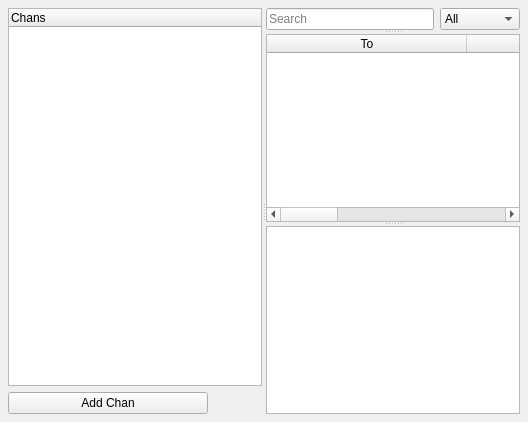
      <widget class="QWidget" name="chans">
       <attribute name="icon">
        <iconset resource="bitmessage_icons.qrc">
         <normaloff>:/newPrefix/images/can-icon-16px.png</normaloff>:/newPrefix/images/can-icon-16px.png</iconset>
       </attribute>
       <attribute name="title">
        <string>Chans</string>
       </attribute>
       <layout class="QVBoxLayout" name="chansLayout">
        <property name="leftMargin">
         <number>8</number>
        </property>
        <property name="topMargin">
         <number>8</number>
        </property>
        <property name="rightMargin">
         <number>8</number>
        </property>
        <property name="bottomMargin">
         <number>8</number>
        </property>
        <item>
         <widget class="SSplitter" name="chansHorizontalSplitter">
          <property name="orientation">
           <enum>Qt::Horizontal</enum>
          </property>
          <widget class="QWidget" name="chansIdentitiesWidget">
           <layout class="QVBoxLayout">
            <item>
             <widget class="QTreeWidget" name="treeWidgetChans">
              <property name="contextMenuPolicy">
               <enum>Qt::CustomContextMenu</enum>
              </property>
              <property name="frameShadow">
               <enum>QFrame::Sunken</enum>
              </property>
              <property name="lineWidth">
               <number>1</number>
              </property>
              <property name="alternatingRowColors">
               <bool>true</bool>
              </property>
              <property name="selectionMode">
               <enum>QAbstractItemView::SingleSelection</enum>
              </property>
              <property name="selectionBehavior">
               <enum>QAbstractItemView::SelectRows</enum>
              </property>
              <column>
               <property name="text">
                <string>Chans</string>
               </property>
               <property name="icon">
                <iconset>
                 <selectedoff>:/newPrefix/images/can-icon-16px.png</selectedoff>
                </iconset>
               </property>
              </column>
             </widget>
            </item>
            <item>
             <widget class="QPushButton" name="pushButtonAddChan">
              <property name="maximumSize">
               <size>
                <width>200</width>
                <height>16777215</height>
               </size>
              </property>
              <property name="text">
               <string>Add Chan</string>
              </property>
             </widget>
            </item>
           </layout>
          </widget>
          <widget class="SSplitter" name="chansMessagecontrolSplitter">
           <property name="orientation">
            <enum>Qt::Vertical</enum>
           </property>
           <widget class="QWidget" name="searchWidget">
            <layout class="QHBoxLayout" name="searchLayout">
             <item>
              <widget class="QLineEdit" name="inboxSearchLineEditChans">
               <property name="placeholderText">
                <string>Search</string>
               </property>
              </widget>
             </item>
             <item>
              <widget class="QComboBox" name="inboxSearchOptionChans">
               <item>
                <property name="text">
                 <string>All</string>
                </property>
               </item>
               <item>
                <property name="text">
                 <string>To</string>
                </property>
               </item>
               <item>
                <property name="text">
                 <string>From</string>
                </property>
               </item>
               <item>
                <property name="text">
                 <string>Subject</string>
                </property>
               </item>
               <item>
                <property name="text">
                 <string>Message</string>
                </property>
               </item>
              </widget>
             </item>
            </layout>
           </widget>
           <widget class="STableWidget" name="tableWidgetInboxChans">
            <property name="contextMenuPolicy">
             <enum>Qt::CustomContextMenu</enum>
            </property>
            <property name="editTriggers">
             <set>QAbstractItemView::NoEditTriggers</set>
            </property>
            <property name="alternatingRowColors">
             <bool>true</bool>
            </property>
            <property name="selectionMode">
             <enum>QAbstractItemView::ExtendedSelection</enum>
            </property>
            <property name="selectionBehavior">
             <enum>QAbstractItemView::SelectRows</enum>
            </property>
            <property name="sortingEnabled">
             <bool>true</bool>
            </property>
            <property name="wordWrap">
             <bool>false</bool>
            </property>
            <attribute name="horizontalHeaderCascadingSectionResizes">
             <bool>true</bool>
            </attribute>
            <attribute name="horizontalHeaderDefaultSectionSize">
             <number>200</number>
            </attribute>
            <attribute name="horizontalHeaderHighlightSections">
             <bool>false</bool>
            </attribute>
            <attribute name="horizontalHeaderMinimumSectionSize">
             <number>27</number>
            </attribute>
            <attribute name="horizontalHeaderShowSortIndicator" stdset="0">
             <bool>false</bool>
            </attribute>
            <attribute name="horizontalHeaderStretchLastSection">
             <bool>true</bool>
            </attribute>
            <attribute name="verticalHeaderVisible">
             <bool>false</bool>
            </attribute>
            <attribute name="verticalHeaderDefaultSectionSize">
             <number>26</number>
            </attribute>
            <column>
             <property name="text">
              <string>To</string>
             </property>
            </column>
            <column>
             <property name="text">
              <string>From</string>
             </property>
            </column>
            <column>
             <property name="text">
              <string>Subject</string>
             </property>
            </column>
            <column>
             <property name="text">
              <string>Received</string>
             </property>
            </column>
           </widget>
           <widget class="MessageView" name="textEditInboxMessageChans">
            <property name="baseSize">
             <size>
              <width>0</width>
              <height>500</height>
             </size>
            </property>
            <property name="readOnly">
             <bool>true</bool>
            </property>
           </widget>
          </widget>
         </widget>
        </item>
       </layout>
      </widget>
